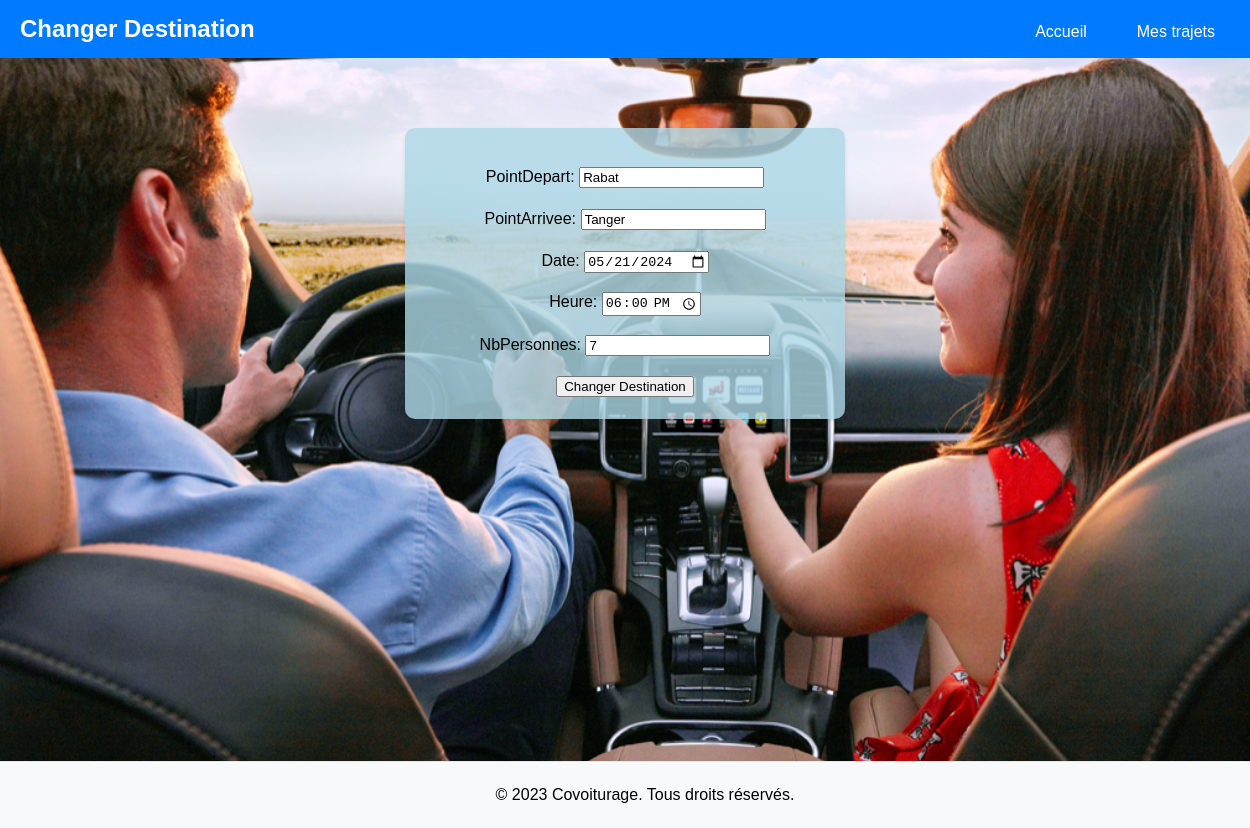
Screenshot of /trajet/changer_destination/2/ (signed in) with the database file from the repository.
### trajet/models.py (models this page shows, shortened)
class Trajet(models.Model):
    pointDepart = models.CharField(max_length=100)
    pointArrivee = models.CharField(max_length=100)
    date = models.DateField()
    heure = models.TimeField()
    nbPersonnes = models.IntegerField(default=0)
    IDClientConducteur = models.ForeignKey(Client, on_delete=models.CASCADE, related_name='trajets_conducteur')
    passagers = models.ManyToManyField(Client, related_name='trajets_passager', blank=True)

### trajet/views.py (the view)
# urls.py: path('changer_destination/<int:trajet_id>/', views.changer_destination, name='changer_destination'),
def changer_destination(request, trajet_id):
    trajet = get_object_or_404(Trajet, id=trajet_id)
    client_id = request.session.get('client_id')
    if not client_id or trajet.IDClientConducteur.id != client_id:
        return redirect('home')
    if request.method == 'POST':
        form = TrajetForm(request.POST, instance=trajet)
        if form.is_valid():
            form.save()
            messages.success(request, "La destination du trajet a été modifiée avec succès.")
            return redirect('mes_trajets')
    else:
        form = TrajetForm(instance=trajet)
    return render(request, 'trajet/changer_destination.html', {'form': form, 'trajet': trajet})

### trajet/forms.py (shortened to what this page needs)
class TrajetForm(forms.ModelForm):
    date = forms.DateField(widget=forms.DateInput(attrs={'type': 'date'}))
    heure = forms.TimeField(widget=forms.TimeInput(attrs={'type': 'time'}))
    class Meta:
        model = Trajet
        fields = ['pointDepart', 'pointArrivee', 'date', 'heure', 'nbPersonnes']

### trajet/templates/trajet/changer_destination.html (shortened to what this page needs)
{% load static %}
<!DOCTYPE html>
<html lang="en">
<head>
    <link rel="stylesheet" href="{% static 'Client/css/forms.css' %}">
</head>
<body>
    <header>
        <div class="container">
            <div class="logo">
                <h1>Changer Destination</h1>
            </div>
            <nav>
                <ul>
                    <li><a href="{% url 'home' %}">Accueil</a></li>
                    <li><a href="{% url 'mes_trajets' %}">Mes trajets</a></li>
                </ul>
            </nav>
        </div>
    </header>
    <div class="main-content">
        <form method="post">
            {{ form.as_p }}
            <button type="submit">Changer Destination</button>
        </form>
    </div>
    <footer>
        <p>© 2023 Covoiturage. Tous droits réservés.</p>
    </footer>
</body>
</html>

### static/Client/css/forms.css (style rules this page uses)
body { font-family: Arial, sans-serif; margin: 0; padding: 0; line-height: 1.6; background-image: url('/static/images/covoitureurs.jpg'); background-size: cover; background-position: center; background-repeat: no-repeat; height: 100vh; }
header { background-color: #007bff; color: white; padding: 10px 20px; text-align: center; font-size: 24px; position: relative; z-index: 10; }
header a { color: white; text-decoration: none; padding: 0 15px; }
header .container { display: flex; justify-content: space-between; align-items: center; }
header .logo h1 { margin: 0; font-size: 24px; }
header nav ul { list-style: none; margin: 0; padding: 0; display: flex; }
header nav ul li { margin-left: 20px; }
header nav ul li a { text-decoration: none; color: white; font-size: 16px; }
.main-content { display: flex; justify-content: center; align-items: flex-start; height: calc(100vh - 80px); text-align: center; position: relative; z-index: 5; padding-top: 50px; }
footer { text-align: center; padding: 20px; background-color: #f8f9fa; border-top: 1px solid #e7e7e7; position: absolute; width: 100%; bottom: 0; z-index: 10; }
footer p { margin: 0; }
.main-content { position: relative; z-index: 5; }
form { background: rgba(173, 216, 230, 0.8); padding: 20px; border-radius: 10px; box-shadow: 0 2px 4px rgba(0, 0, 0, 0.1); width: 100%; max-width: 400px; margin-top: 20px; }

### rows the page displays
Trajet: pointDepart "Rabat", pointArrivee "Tanger", date "05/21/2024", heure "18:00:00", nbPersonnes "7"
